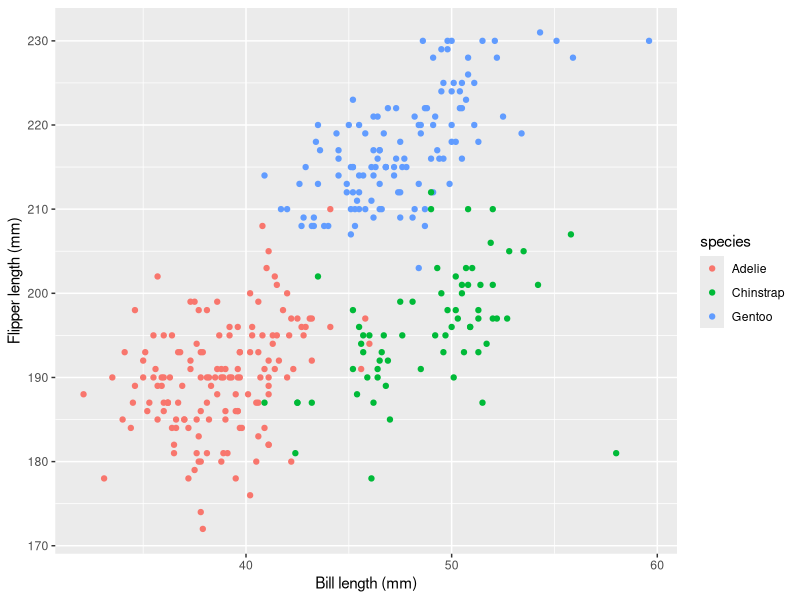

The R source for this figure:
# This is some hacking from the book 
# https://www.modernstatisticswithr.com/
# Chapters 2.4 ff

# We can use semi-colons to put multiple statements on one line.
income = 100 ; taxes = 30
net_income <- income - taxes
print(net_income)

# C Stands for combine
age <- c(28, 48, 47, 71, 22, 80, 48, 30, 31)

# Operations are easily vectorized.
age_in_months <- age * 12

age
age_in_months

# If we have N vectors, we can turn them into a dataFrame
purchase <- c(20, 59, 2, 12, 22, 160, 34, 34, 29)

bookstore <- data.frame(age, purchase)

# This shows our data frame, but better to click on it in 
# enviornment window. :)
bookstore


# For longer variables, # displayed is in [] at beginning of row
# is first index in that row.  Remember, one based!
distances <- c(687, 5076, 7270, 967, 6364, 1683, 9394, 5712, 5206,
               4317, 9411, 5625, 9725, 4977, 2730, 5648, 3818, 8241,
               5547, 1637, 4428, 8584, 2962, 5729, 5325, 4370, 5989,
               9030, 5532, 9623)
distances

# Exercise 2.4 Do the following:
# Create two vectors, height and weight, containing the heights and weights of five fictional people (i.e., just make up some numbers!).
# Combine your two vectors into a data frame.
# You will use these vectors in Exercise 2.6.

# height in inches
height = c(73, 65,62, 60, 74)

# In lbs
weight = c(219, 140, 115, 110, 220)

person_stats = data.frame(height, weight, row_names = c("John", "Jenniffer", "Lorraine", "Shorty", "Stretch"))

person_stats

one_to_five <- 1:5
one_to_five
backwards <- 5:1
backwards

count_up_down = c(1:5, 4:1)
count_up_down

mean(height)

cor(height, weight)

sort(weight)

1/0

sqrt(complex(1, -1, 0))

library(palmerpenguins)
# ?penguins
# str(penguins)
penguins

summary(penguins)

library(ggplot2)
# ggplot(msleep, aes(sleep_total, awake)) + geom_point()

ggplot(penguins, aes(bill_length_mm, flipper_length_mm, colour = species)) +
      geom_point() +
      labs(x = "Bill length (mm)",
           y = "Flipper length (mm)")


# This won't work
# "hello " + 1

# For strcat, use paste. Apparently toString is called on the number internally
# (Actually it's the other way round:
# https://www.rdocumentation.org/packages/base/versions/3.6.2/topics/paste
paste("hello", 1)
